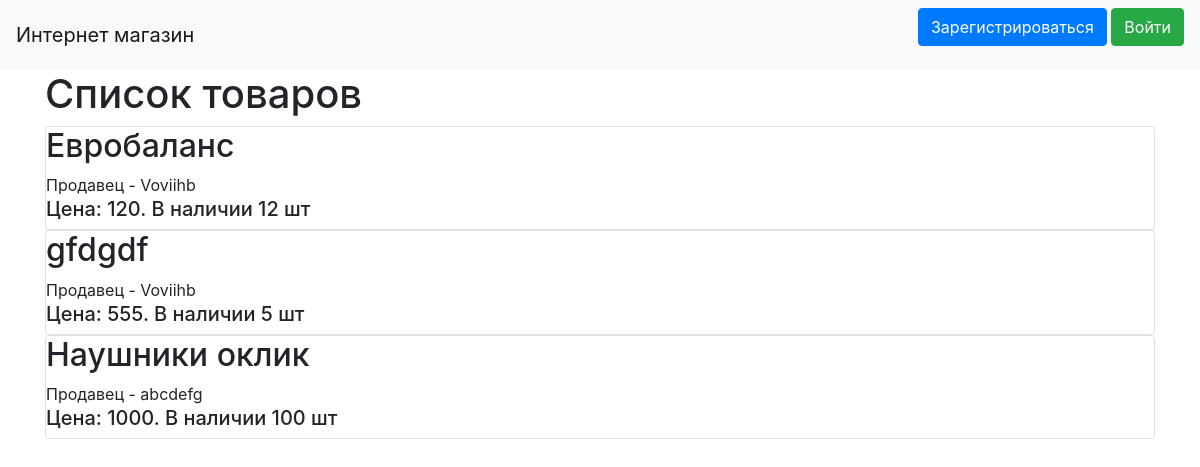
Page /main on the earlier database version.
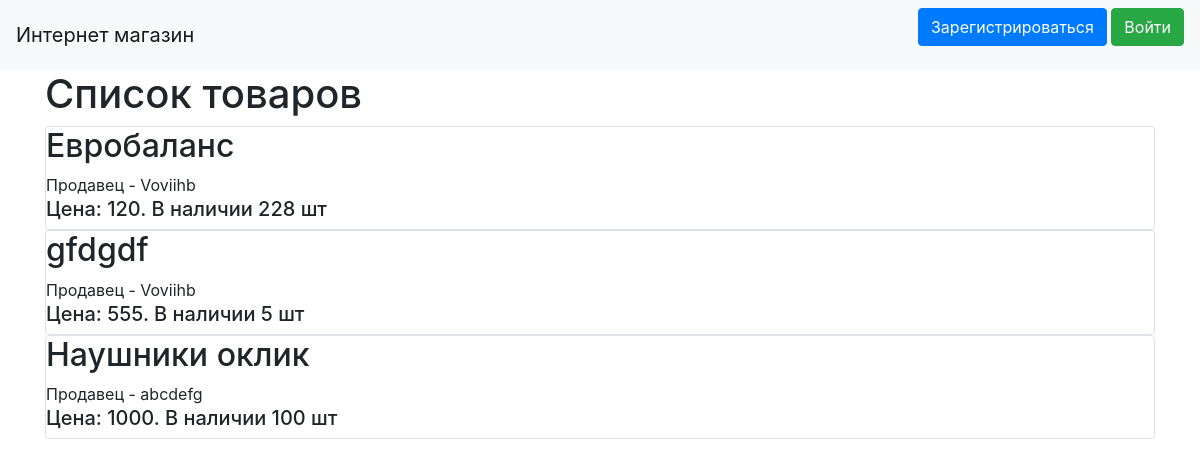
Same page on the later database version.
### data/products.py (models this page shows, shortened)
class Products(SqlAlchemyBase):
    __tablename__ = 'products'
    id = sqlalchemy.Column(sqlalchemy.Integer, primary_key=True, autoincrement=True)
    title = sqlalchemy.Column(sqlalchemy.String, nullable=True)
    quantity = sqlalchemy.Column(sqlalchemy.Integer, nullable=True)
    price = sqlalchemy.Column(sqlalchemy.Integer, nullable=True)
    description = sqlalchemy.Column(sqlalchemy.String, nullable=True)
    category = sqlalchemy.Column(sqlalchemy.String, nullable=True)
    user_id = sqlalchemy.Column(sqlalchemy.Integer, sqlalchemy.ForeignKey("users.id"))
    user = orm.relationship('User', foreign_keys="Products.user_id", backref="products")

### data/users.py (models this page shows, shortened)
class User(SqlAlchemyBase, UserMixin):
    __tablename__ = 'users'
    id = sqlalchemy.Column(sqlalchemy.Integer, primary_key=True, autoincrement=True)
    name = sqlalchemy.Column(sqlalchemy.String, nullable=True)
    about = sqlalchemy.Column(sqlalchemy.String, nullable=True)
    email = sqlalchemy.Column(sqlalchemy.String, index=True, unique=True, nullable=True)
    role = sqlalchemy.Column(sqlalchemy.Integer)
    hashed_password = sqlalchemy.Column(sqlalchemy.String, nullable=True)
    created_date = sqlalchemy.Column(sqlalchemy.DateTime, default=datetime.datetime.now)

### main.py (the view)
@app.route("/")
@app.route("/main")
def index():
    db_sess = db_session.create_session()
    products = db_sess.query(Products)
    return render_template("index.html", products=products)

### data/db_session.py (called while the page is built)
def create_session() -> Session:
    global __factory
    return __factory()

### templates/index.html (shortened to what this page needs)
{% extends "base.html" %}
{% block content %}
    <h1>Список товаров</h1>
    {% for item in products %}
        <div class="col-md6 border rounded">
            <h2>{{ item.title}}</h2>
            <div>
                Продавец - {{ item.user.name }}
            </div>
            <div>
                <h5>Цена: {{ item.price }}. В наличии {{ item.quantity }} шт</h5>
            </div>
        </div>
    {% endfor %}
{% endblock %}

### templates/base.html (shortened to what this page needs)
<!doctype html>
<html lang="en">
<head>
    <link rel="stylesheet" href="https://stackpath.bootstrapcdn.com/bootstrap/4.4.1/css/bootstrap.min.css">
</head>
  <body>
    <header>
        <nav class="navbar navbar-light bg-light">
        <a class="navbar-brand" href="#">Интернет магазин</a>
        {% if current_user.is_authenticated %}
            <a class="navbar-brand" href="/logout">{{ current_user.name }} выход</a>
        {% else %}
            <p>
                <a class="btn btn-primary " href="/register">Зарегистрироваться</a>
                <a class="btn btn-success" href="/login">Войти</a>
            </p>
        {% endif %}
    </nav>
    </header>
    <main role="main" class="container">
        {% block content %}{% endblock %}
    </main>
  </body>
</html>

Differences in the rows shown:
changed Products "Евробаланс": quantity "12" → "228"
